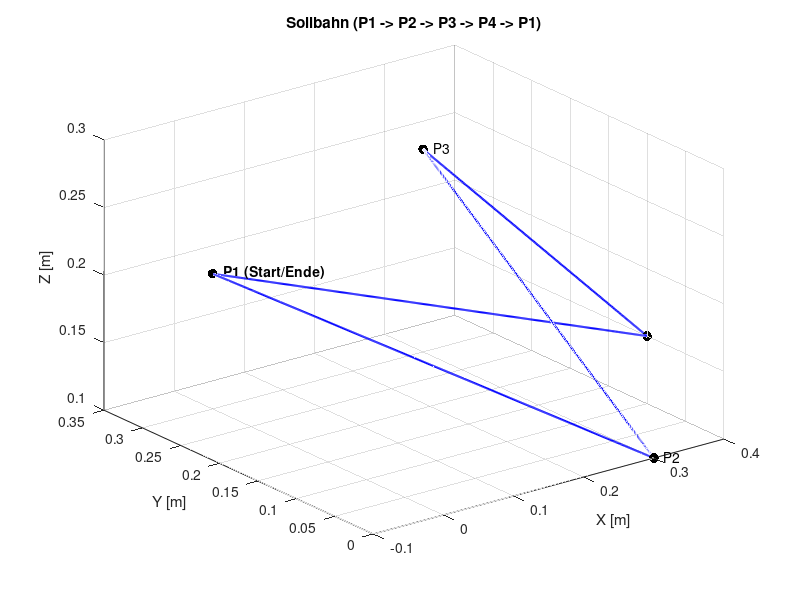
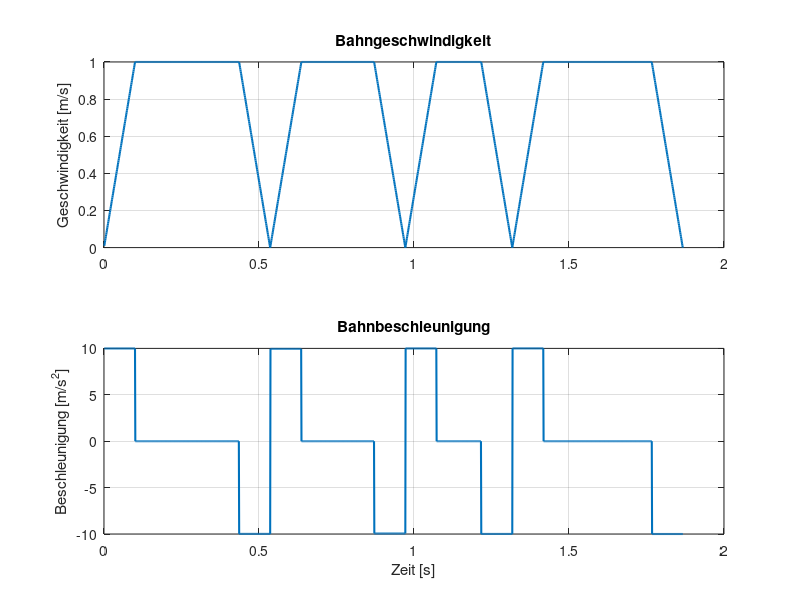
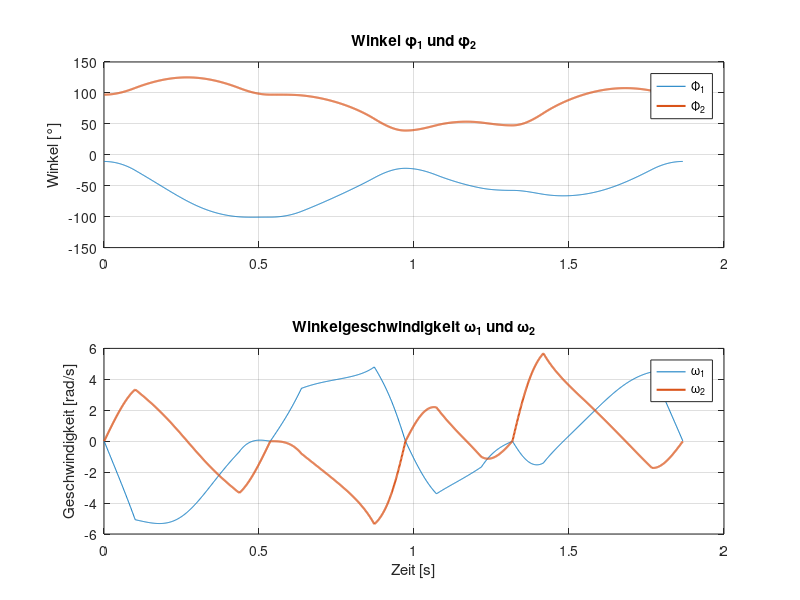

Recreate these plots in MATLAB, in order. (Note: this script raises an error after producing the figures.)
clear all; clc; close all;

%% 1. Vorgaben und Initialisierung laut Projektauftrag
% Punkte im Raum [x, y, z] in Metern
P1 = [0.0, 0.3, 0.2];
P2 = [0.3, 0.0, 0.1];
P3 = [0.3, 0.3, 0.25];
P4 = [0.4, 0.1, 0.15];

% Definiere die Gesamtbahn: P1 -> P2 -> P3 -> P4 -> P1
P_seq = [P1; P2; P3; P4; P1];
num_segments = size(P_seq, 1) - 1;

v_soll = 1;      % Bahngeschwindigkeit [m/s]
a_soll = 10;     % Bahnbeschleunigung [m/s^2]
ts = 1e-3;       % Abtastzeit 1ms

% Initialisierung der Sammel-Arrays für die gesamte Trajektorie
BahnkoordinatenGesamt = [];
t_gesamt = [];
v_gesamt = [];
a_gesamt = [];

t_aktuell = 0; % Mitlaufende Zeit

%% 2. Berechnung der Bahnpunkte (Trapezförmiges Profil)
for k = 1:num_segments
    StartP = P_seq(k, :);
    EndP   = P_seq(k+1, :);
    
    Bahn = EndP - StartP;
    Strecke = norm(Bahn);
    Richtung = Bahn ./ Strecke;
    
    % Berechnung der Zeiten des trapezförmigen Geschwindigkeitsverlaufs
    ta = v_soll / a_soll;                   % Theoretische Beschleunigungszeit
    tv = (Strecke - v_soll * ta) / v_soll;  % Theoretische Zeit für Konstantfahrt
    
    % Gesamtzeit auf ein ganzzahliges Vielfaches von ts aufrunden
    tges = ceil((2 * ta + tv) / ts) * ts;
    
    % Leicht angepasste Beschleunigung, um genau im ts-Raster zu landen
    % (Verhindert Positionsfehler am Ende des Segments)
    a_neu = (v_soll^2) / (v_soll * tges - Strecke);
    ta_neu = v_soll / a_neu;
    
    % Zeitvektor für dieses Segment generieren
    t_seg = (ts : ts : tges)';
    
    % Profil-Arrays für das aktuelle Segment
    s_seg = zeros(length(t_seg), 1);
    v_seg = zeros(length(t_seg), 1);
    a_seg = zeros(length(t_seg), 1);
    
    % Weg-, Geschwindigkeits- und Beschleunigungsgesetz (Trapezprofil)
    for i = 1:length(t_seg)
        t = t_seg(i);
        if t <= ta_neu % Beschleunigungsphase
            a_seg(i) = a_neu;
            v_seg(i) = a_neu * t;
            s_seg(i) = 0.5 * a_neu * t^2;
        elseif t <= (tges - ta_neu) % Konstantfahrtphase
            a_seg(i) = 0;
            v_seg(i) = v_soll;
            s_seg(i) = 0.5 * a_neu * ta_neu^2 + v_soll * (t - ta_neu);
        else % Verzögerungsphase
            dt = t - (tges - ta_neu);
            a_seg(i) = -a_neu;
            v_seg(i) = v_soll - a_neu * dt;
            s_seg(i) = (0.5 * a_neu * ta_neu^2) + (v_soll * (tges - 2*ta_neu)) + (v_soll * dt - 0.5 * a_neu * dt^2);
        end
    end
    
    % Koordinaten im Raum berechnen (Lineare Interpolation)
    Bahnkoordinaten = StartP + s_seg * Richtung;
    
    % Anfügen an die Gesamttrajektorie
    BahnkoordinatenGesamt = [BahnkoordinatenGesamt; Bahnkoordinaten];
    t_gesamt = [t_gesamt; t_seg + t_aktuell];
    v_gesamt = [v_gesamt; v_seg];
    a_gesamt = [a_gesamt; a_seg];
    
    t_aktuell = t_aktuell + tges;
end

%% 3. Analytische Inverse Kinematik (Optimiert für MATLAB 2025b, ohne 'syms')
l1 = 0.200; % Armlänge 1 in m
l2 = 0.250; % Armlänge 2 in m

x = BahnkoordinatenGesamt(:, 1);
y = BahnkoordinatenGesamt(:, 2);

% Kosinussatz für phi2
cos_phi2 = (x.^2 + y.^2 - l1^2 - l2^2) ./ (2 * l1 * l2);
% Begrenzung auf [-1, 1] zur Vermeidung von numerischen Fehlern
cos_phi2 = max(min(cos_phi2, 1), -1);

% Winkel berechnen
vecPhi2 = acos(cos_phi2); 
vecPhi1 = atan2(y, x) - atan2(l2 * sin(vecPhi2), l1 + l2 * cos_phi2);

% Verschiebung des Koordinatensystems (wie in deinem Ursprungsskript)
vecPhi1 = vecPhi1 - pi/4;

% Export für SimulationX
tempVec1 = [t_gesamt, vecPhi1]; 
tempVec2 = [t_gesamt, vecPhi2]; 
dlmwrite('Winkel_Phi1_lang.txt', tempVec1, 'precision', 10);
dlmwrite('Winkel_Phi2_lang.txt', tempVec2, 'precision', 10);

%% 4. Numerische Ableitung (Geschwindigkeit)
% Da wir ein festes Raster ts haben, können wir diff nutzen
vecPhi1_punkt = [0; diff(vecPhi1) / ts];
vecPhi2_punkt = [0; diff(vecPhi2) / ts];

%% 5. Plots
figure('Name', 'Bahn im Raum');
plot3(BahnkoordinatenGesamt(:,1), BahnkoordinatenGesamt(:,2), BahnkoordinatenGesamt(:,3), 'b-', 'LineWidth', 1.5)
hold on
scatter3(P_seq(:,1), P_seq(:,2), P_seq(:,3), 50, 'k', 'filled')
text(P1(1)+0.01, P1(2), P1(3), ' P1 (Start/Ende)', 'FontWeight', 'bold')
text(P2(1)+0.01, P2(2), P2(3), ' P2')
text(P3(1)+0.01, P3(2), P3(3), ' P3')
text(P4(1)+0.01, P4(2), P4(3), ' P4')
grid on
title('Sollbahn (P1 -> P2 -> P3 -> P4 -> P1)')
xlabel('X [m]'); ylabel('Y [m]'); zlabel('Z [m]')

figure('Name', 'Dynamik der Bahn');
subplot(2,1,1)
plot(t_gesamt, v_gesamt, 'LineWidth', 1.5); grid on;
title('Bahngeschwindigkeit')
ylabel('Geschwindigkeit [m/s]')

subplot(2,1,2)
plot(t_gesamt, a_gesamt, 'LineWidth', 1.5); grid on;
title('Bahnbeschleunigung')
xlabel('Zeit [s]'); ylabel('Beschleunigung [m/s^2]')

figure('Name', 'Achswinkel');
subplot(2,1,1)
plot(t_gesamt, vecPhi1*180/pi, t_gesamt, vecPhi2*180/pi, 'LineWidth', 1.5); grid on;
title('Winkel \phi_1 und \phi_2')
ylabel('Winkel [°]')
legend({'\Phi_1', '\Phi_2'}, 'Location', 'best');

subplot(2,1,2)
plot(t_gesamt, vecPhi1_punkt, t_gesamt, vecPhi2_punkt, 'LineWidth', 1.5); grid on;
title('Winkelgeschwindigkeit \omega_1 und \omega_2')
xlabel('Zeit [s]'); ylabel('Geschwindigkeit [rad/s]')
legend({'\omega_1', '\omega_2'}, 'Location', 'best');

%% Überprüfung per Handrechnung

% Test und Daten für die Handrechnung
% Winkelgeschwindigkeiten mittels zentraler Differenz
vecPhi1_punkt = gradient(vecPhi1) / ts; 
vecPhi2_punkt = gradient(vecPhi2) / ts; 

testpos = 900; % Entspricht t = 0.9s bei ts = 1ms

% Extraktion der exakten Werte an der Testposition für den Bericht
phi1_test = vecPhi1(testpos);
phi2_test = vecPhi2(testpos);
omega1_test = vecPhi1_punkt(testpos);
omega2_test = vecPhi2_punkt(testpos);

% Deine externe Funktion zur Kontrolle (alternativ hier direkt die Formeln eintragen)
[v_x, v_y, x_tcp, y_tcp] = IdealWert(vecPhi1, vecPhi2, vecPhi1_punkt, vecPhi2_punkt, testpos);

% Visualisierung
figure('Name', 'Winkelgeschwindigkeiten')
plot(t, vecPhi1_punkt, 'LineWidth', 1.5);
hold on; grid on;
plot(t, vecPhi2_punkt, 'LineWidth', 1.5);
title('Winkelgeschwindigkeit über der Zeit \omega_1 und \omega_2')
xlabel('Zeit [s]')
ylabel('Winkelgeschwindigkeit [rad/s]')
legend({'\omega_1','\omega_2'}, 'Location', 'best');

%% LOKALE FUNKTIONEN

function [v_x, v_y, x_tcp, y_tcp] = IdealWert(vecPhi1, vecPhi2, vecPhi1_punkt, vecPhi2_punkt, testpos)
    % 1. Konstanten laut Datenblatt (Armlängen in m)
    l1 = 0.200;
    l2 = 0.250;

    % 2. Werte für den gewählten Zeitpunkt (testpos) extrahieren
    % WICHTIG: Die -pi/4 Verschiebung aus der inversen Kinematik muss 
    % hier für die globale Weltkoordinate wieder rückgängig gemacht werden (+pi/4)!
    phi1 = vecPhi1(testpos) + pi/4; 
    phi2 = vecPhi2(testpos);
    
    omega1 = vecPhi1_punkt(testpos);
    omega2 = vecPhi2_punkt(testpos);

    % 3. Vorwärtskinematik (Position berechnen)
    x_tcp = l1 * cos(phi1) + l2 * cos(phi1 + phi2);
    y_tcp = l1 * sin(phi1) + l2 * sin(phi1 + phi2);

    % 4. Differenzielle Kinematik (Geschwindigkeiten über Jacobi-Matrix berechnen)
    % J11 = -l1*sin(phi1) - l2*sin(phi1+phi2)
    % J12 = -l2*sin(phi1+phi2)
    % J21 = l1*cos(phi1) + l2*cos(phi1+phi2)
    % J22 = l2*cos(phi1+phi2)
    
    v_x = (-l1 * sin(phi1) - l2 * sin(phi1 + phi2)) * omega1 + (-l2 * sin(phi1 + phi2)) * omega2;
    v_y = (l1 * cos(phi1) + l2 * cos(phi1 + phi2)) * omega1 + (l2 * cos(phi1 + phi2)) * omega2;
    
    % Konsolenausgabe für die Dokumentation / Handrechnung
    fprintf('\n--- ERGEBNISSE DER HANDRECHNUNG BEI INDEX %d ---\n', testpos);
    fprintf('Eingangswerte:\n');
    fprintf('  Phi_1:    %.4f rad\n', phi1);
    fprintf('  Phi_2:    %.4f rad\n', phi2);
    fprintf('  Omega_1:  %.4f rad/s\n', omega1);
    fprintf('  Omega_2:  %.4f rad/s\n', omega2);
    fprintf('Berechnete kartesische Werte:\n');
    fprintf('  X_tcp:    %.4f m\n', x_tcp);
    fprintf('  Y_tcp:    %.4f m\n', y_tcp);
    fprintf('  v_x:      %.4f m/s\n', v_x);
    fprintf('  v_y:      %.4f m/s\n\n', v_y);
end
